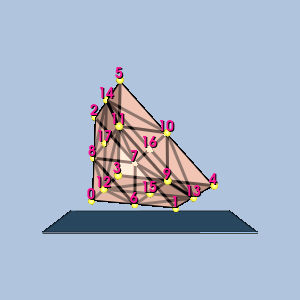

Write the Python code that produced this figure.
#!/usr/bin/env python

# Render a single bi-quadratic quadratic wedge isoparametric cell with
# vertex-ordering labels, gold sphere glyphs at the vertices, and a
# translucent plinth.

# Factory overrides: importing these modules registers the OpenGL rendering
# and interaction style implementations for vtkRenderingCore factory classes.
import vtkmodules.vtkInteractionStyle  # noqa: F401
import vtkmodules.vtkRenderingOpenGL2  # noqa: F401
# VTK pipeline classes used in this example
from vtkmodules.vtkCommonCore import vtkPoints
from vtkmodules.vtkCommonDataModel import (
    vtkBiQuadraticQuadraticWedge,
    vtkUnstructuredGrid,
)
from vtkmodules.vtkCommonTransforms import vtkTransform
from vtkmodules.vtkFiltersGeneral import vtkTransformFilter
from vtkmodules.vtkFiltersSources import (
    vtkCubeSource,
    vtkSphereSource,
)
from vtkmodules.vtkRenderingCore import (
    vtkActor,
    vtkActor2D,
    vtkDataSetMapper,
    vtkGlyph3DMapper,
    vtkPolyDataMapper,
    vtkProperty,
    vtkRenderWindow,
    vtkRenderWindowInteractor,
    vtkRenderer,
    vtkTextProperty,
)
from vtkmodules.vtkRenderingLabel import vtkLabeledDataMapper

# Colors (normalized RGB)
dark_salmon_rgb = (0.914, 0.588, 0.478)
seashell_rgb = (1.0, 0.961, 0.933)
gold_rgb = (1.0, 0.843, 0.0)
yellow_rgb = (1.0, 1.0, 0.0)
steel_blue_rgb = (0.275, 0.510, 0.706)
light_steel_blue_rgb = (0.690, 0.769, 0.871)
deep_pink_rgb = (1.0, 0.078, 0.576)
background_rgb = (0.690, 0.769, 0.871)

# Cell: build from parametric coordinates
cell = vtkBiQuadraticQuadraticWedge()
pc = cell.GetParametricCoords()
for i in range(cell.GetNumberOfPoints()):
    cell.GetPointIds().SetId(i, i)
    cell.GetPoints().SetPoint(i, pc[3 * i], pc[3 * i + 1], pc[3 * i + 2])

# Unstructured grid
grid = vtkUnstructuredGrid()
grid.SetPoints(cell.GetPoints())
grid.InsertNextCell(cell.GetCellType(), cell.GetPointIds())

# Rotate for 3D viewing
rot = vtkTransform()
rot.RotateX(-20)
rot.RotateY(20)
rtf = vtkTransformFilter()
rtf.SetTransform(rot)
rtf.SetInputData(grid)
rtf.Update()
grid.SetPoints(rtf.GetOutput().GetPoints())

# Center the cell at the origin
bounds = grid.GetBounds()
pts = grid.GetPoints()
new_pts = vtkPoints()
new_pts.SetNumberOfPoints(pts.GetNumberOfPoints())
for i in range(pts.GetNumberOfPoints()):
    px, py, pz = pts.GetPoint(i)
    new_pts.SetPoint(i, px - (bounds[0] + bounds[1]) / 2.0,
                     py - (bounds[2] + bounds[3]) / 2.0,
                     pz - (bounds[4] + bounds[5]) / 2.0)
grid.SetPoints(new_pts)

# Cell surface property
cell_surface_property = vtkProperty()
cell_surface_property.SetAmbientColor(dark_salmon_rgb)
cell_surface_property.SetDiffuseColor(seashell_rgb)
cell_surface_property.SetSpecularColor(1.0, 1.0, 1.0)
cell_surface_property.SetSpecular(0.5)
cell_surface_property.SetDiffuse(0.7)
cell_surface_property.SetAmbient(0.5)
cell_surface_property.SetSpecularPower(20.0)
cell_surface_property.SetOpacity(0.9)
cell_surface_property.EdgeVisibilityOn()
cell_surface_property.SetLineWidth(3)

mapper = vtkDataSetMapper()
mapper.SetInputData(grid)
actor = vtkActor()
actor.SetMapper(mapper)
actor.SetProperty(cell_surface_property)

# Vertex labels
label_text_property = vtkTextProperty()
label_text_property.BoldOn()
label_text_property.ShadowOn()
label_text_property.SetJustificationToCentered()
label_text_property.SetColor(deep_pink_rgb)
label_text_property.SetFontSize(14)

label_mapper = vtkLabeledDataMapper()
label_mapper.SetInputData(grid)
label_mapper.SetLabelTextProperty(label_text_property)
label_actor = vtkActor2D()
label_actor.SetMapper(label_mapper)

# Vertex glyphs: gold spheres
sphere = vtkSphereSource()
sphere.SetPhiResolution(21)
sphere.SetThetaResolution(21)
sphere.SetRadius(0.04)

glyph_mapper = vtkGlyph3DMapper()
glyph_mapper.SetInputData(grid)
glyph_mapper.SetSourceConnection(sphere.GetOutputPort())
glyph_mapper.ScalingOn()
glyph_mapper.ScalarVisibilityOff()

point_glyph_property = vtkProperty()
point_glyph_property.SetAmbientColor(gold_rgb)
point_glyph_property.SetDiffuseColor(yellow_rgb)
point_glyph_property.SetSpecularColor(1.0, 1.0, 1.0)
point_glyph_property.SetSpecular(0.5)
point_glyph_property.SetDiffuse(0.7)
point_glyph_property.SetAmbient(0.5)
point_glyph_property.SetSpecularPower(20.0)
point_glyph_property.SetOpacity(1.0)

glyph_actor = vtkActor()
glyph_actor.SetMapper(glyph_mapper)
glyph_actor.SetProperty(point_glyph_property)

# Plinth: translucent platform beneath the 3D cell
nb = grid.GetBounds()
nd = (nb[1] - nb[0], nb[3] - nb[2], nb[5] - nb[4])
thick = nd[2] * 0.01
plinth_source = vtkCubeSource()
plinth_source.SetCenter((nb[1] + nb[0]) / 2.0, nb[2] - thick / 2.0 - 0.05, (nb[5] + nb[4]) / 2.0)
plinth_source.SetXLength(nd[0] + nd[0] * 0.5)
plinth_source.SetYLength(thick)
plinth_source.SetZLength(nd[2] + nd[2] * 0.5)

plinth_property = vtkProperty()
plinth_property.SetAmbientColor(steel_blue_rgb)
plinth_property.SetDiffuseColor(light_steel_blue_rgb)
plinth_property.SetSpecularColor(1.0, 1.0, 1.0)
plinth_property.SetSpecular(0.5)
plinth_property.SetDiffuse(0.7)
plinth_property.SetAmbient(0.5)
plinth_property.SetSpecularPower(20.0)
plinth_property.SetOpacity(0.8)
plinth_property.EdgeVisibilityOn()
plinth_property.SetLineWidth(1)

plinth_mapper = vtkPolyDataMapper()
plinth_mapper.SetInputConnection(plinth_source.GetOutputPort())
plinth_actor = vtkActor()
plinth_actor.SetMapper(plinth_mapper)
plinth_actor.SetProperty(plinth_property)

# Renderer
renderer = vtkRenderer()
renderer.AddActor(actor)
renderer.AddActor(label_actor)
renderer.AddActor(glyph_actor)
renderer.AddActor(plinth_actor)
renderer.SetBackground(background_rgb)

# Window
render_window = vtkRenderWindow()
render_window.AddRenderer(renderer)
render_window.SetWindowName("isoparametric cell bi quadratic quadratic wedge")
render_window.SetMultiSamples(0)
render_window.SetSize(300, 300)

# Interactor
render_window_interactor = vtkRenderWindowInteractor()
render_window_interactor.SetRenderWindow(render_window)

# Scene: configure the camera
renderer.ResetCamera()

render_window_interactor.Initialize()
render_window_interactor.Start()
